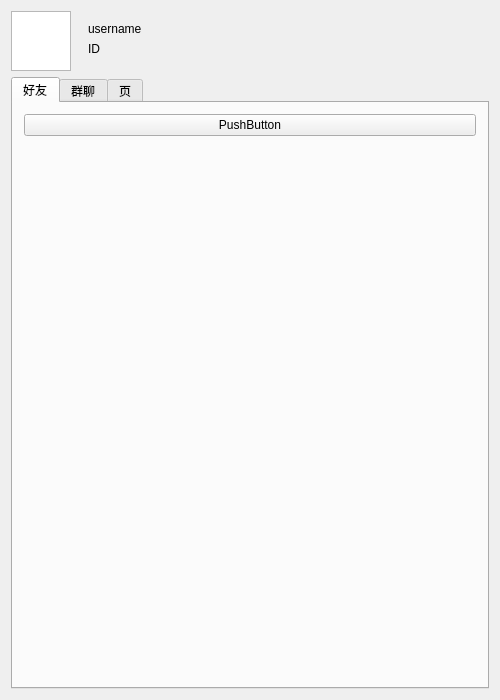
<?xml version="1.0" encoding="UTF-8"?>
<ui version="4.0">
 <class>Widget</class>
 <widget class="QWidget" name="Widget">
  <property name="geometry">
   <rect>
    <x>0</x>
    <y>0</y>
    <width>500</width>
    <height>700</height>
   </rect>
  </property>
  <property name="windowTitle">
   <string>Widget</string>
  </property>
  <layout class="QVBoxLayout" name="verticalLayout_2">
   <item>
    <widget class="QWidget" name="widget_2" native="true">
     <property name="maximumSize">
      <size>
       <width>16777215</width>
       <height>60</height>
      </size>
     </property>
     <layout class="QHBoxLayout" name="horizontalLayout">
      <property name="leftMargin">
       <number>0</number>
      </property>
      <property name="topMargin">
       <number>0</number>
      </property>
      <property name="rightMargin">
       <number>0</number>
      </property>
      <property name="bottomMargin">
       <number>0</number>
      </property>
      <item>
       <widget class="QGraphicsView" name="graphicsView">
        <property name="maximumSize">
         <size>
          <width>60</width>
          <height>60</height>
         </size>
        </property>
       </widget>
      </item>
      <item>
       <widget class="QWidget" name="widget" native="true">
        <layout class="QVBoxLayout" name="verticalLayout">
         <item>
          <widget class="QLabel" name="usernamelabel">
           <property name="text">
            <string>username</string>
           </property>
          </widget>
         </item>
         <item>
          <widget class="QLabel" name="IDlabel">
           <property name="text">
            <string>ID</string>
           </property>
          </widget>
         </item>
         <item>
          <spacer name="verticalSpacer">
           <property name="orientation">
            <enum>Qt::Vertical</enum>
           </property>
           <property name="sizeHint" stdset="0">
            <size>
             <width>20</width>
             <height>40</height>
            </size>
           </property>
          </spacer>
         </item>
        </layout>
       </widget>
      </item>
     </layout>
    </widget>
   </item>
   <item>
    <widget class="QTabWidget" name="tabWidget">
     <property name="currentIndex">
      <number>0</number>
     </property>
     <widget class="QWidget" name="tab">
      <attribute name="title">
       <string>好友</string>
      </attribute>
      <layout class="QVBoxLayout" name="verticalLayout_3">
       <item>
        <widget class="QPushButton" name="pushButton">
         <property name="text">
          <string>PushButton</string>
         </property>
        </widget>
       </item>
       <item>
        <spacer name="verticalSpacer_2">
         <property name="orientation">
          <enum>Qt::Vertical</enum>
         </property>
         <property name="sizeHint" stdset="0">
          <size>
           <width>20</width>
           <height>40</height>
          </size>
         </property>
        </spacer>
       </item>
      </layout>
     </widget>
     <widget class="QWidget" name="tab_2">
      <attribute name="title">
       <string>群聊</string>
      </attribute>
      <layout class="QVBoxLayout" name="verticalLayout_4">
       <item>
        <spacer name="verticalSpacer_3">
         <property name="orientation">
          <enum>Qt::Vertical</enum>
         </property>
         <property name="sizeHint" stdset="0">
          <size>
           <width>20</width>
           <height>40</height>
          </size>
         </property>
        </spacer>
       </item>
      </layout>
     </widget>
     <widget class="QWidget" name="tab_3">
      <attribute name="title">
       <string>页</string>
      </attribute>
     </widget>
    </widget>
   </item>
  </layout>
 </widget>
 <layoutdefault spacing="6" margin="11"/>
 <resources/>
 <connections/>
</ui>
